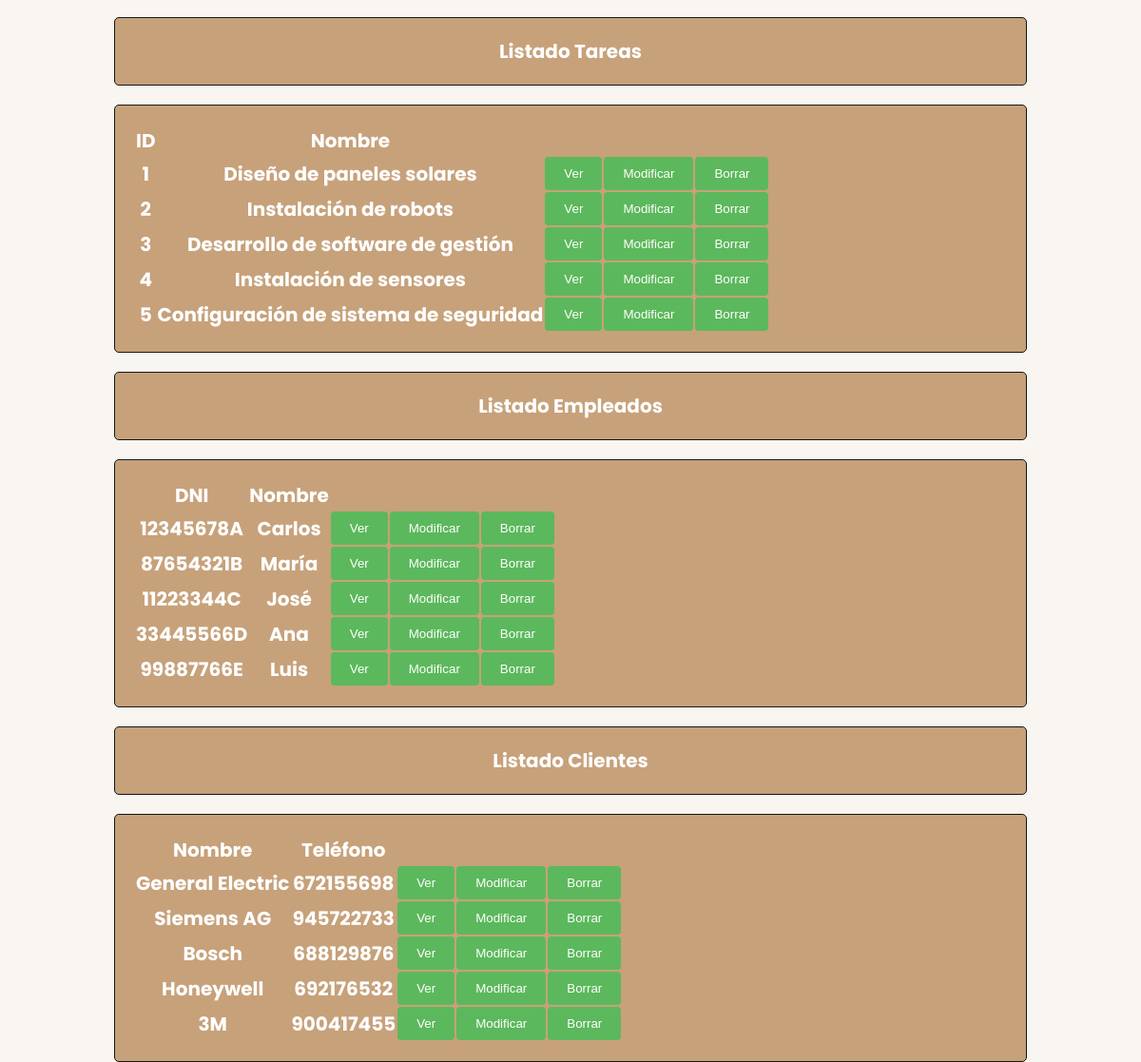
Page /DjangoGePrApp/listados/ (lower part) on the earlier database version.
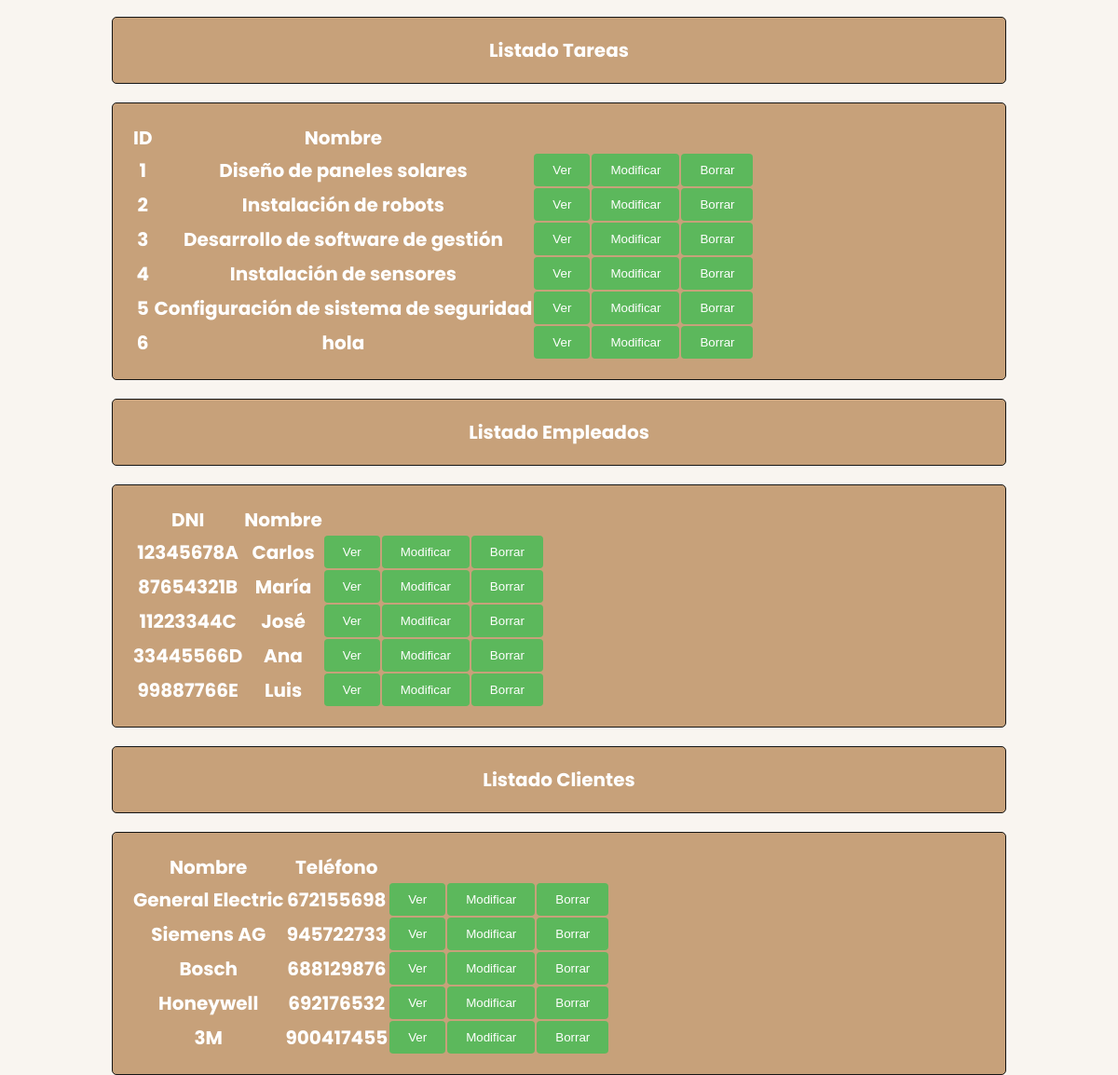
Same page on the later database version.
### DjangoGePrApp/models.py (models this page shows, shortened)
class Tarea(models.Model):
    nombre = models.CharField(max_length=100)
    descripcion = models.TextField()
    fecha_inicio = models.DateField()
    fecha_fin = models.DateField()
    nivel_prioridad = models.IntegerField(validators=[MinValueValidator(1), MaxValueValidator(3)])
    estado = models.CharField(max_length=50)
    proyecto = models.ForeignKey(Proyecto, on_delete=models.CASCADE, related_name='tareas')
    responsable = models.ForeignKey(Empleado, on_delete=models.SET_NULL, null=True, related_name='tareas_responsables')

class Empleado(models.Model):
    dni = models.CharField(max_length=20, unique=True)
    nombre = models.CharField(max_length=100)
    apellido = models.CharField(max_length=100)
    email = models.EmailField()
    telefono = models.CharField(max_length=20)
    responsable = models.BooleanField(default=False)

class Cliente(models.Model):
    nombre = models.CharField(max_length=100)
    telefono = models.CharField(max_length=20)
    direccion = models.CharField(max_length=255)

### DjangoGePrApp/views.py (the view)
# urls.py: path('listados/', views.listados, name='listados'),
def listados(request):
    proyectos = Proyecto.objects.all
    tareas = Tarea.objects.all
    empleados = Empleado.objects.all
    clientes = Cliente.objects.all
    context = {'titulo_pagina' : 'Listados de Proyectos y Tareas', 'lista_proyectos' : proyectos,
               'lista_tareas' : tareas, 'lista_empleados' : empleados, 'lista_clientes' : clientes}
    return render(request, 'listados.html', context)

### DjangoGePrApp/templates/listados.html (shortened to what this page needs)
{% extends "header.html" %}
{% block contenido %}
<h3 class="detallesTarea">Listado Tareas</h3>
<div class="formulario">
  <table>
    <tr>
      <th>ID</th>
      <th>Nombre</th>
      <th></th>
      <th></th>
      <th></th>
    </tr>
    {% for tar in lista_tareas %}
    <tr>
      <th>{{ tar.id }}</th>
      <th>{{ tar.nombre }}</th>
      <th>
        <button class="btnDet" type="submit"><a href="{% url 'detTarea' tar.id %}">Ver</a></button>
      </th>
      <th>
        <button class="btnModificar" type="submit"><a href="{% url 'modificarTarea' tar.id %}">Modificar</a></button>
      </th>
      <th>
        <button class="btnBorrar" type="submit"><a href="{% url 'borrarTarea' tar.id %}">Borrar</a></button>
      </th>
    </tr>
    {% endfor %}
  </table>
</div>
<h3 class="detallesEmpleado">Listado Empleados</h3>
<div class="formulario">
  <table>
    <tr>
      <th>DNI</th>
      <th>Nombre</th>
      <th></th>
      <th></th>
      <th></th>
    </tr>
    {% for emp in lista_empleados %}
    <tr>
      <th>{{ emp.dni }}</th>
      <th>{{ emp.nombre }}</th>
      <th>
        <button class="btnDet" type="submit"><a href="{% url 'detEmpleado' emp.id %}">Ver</a></button>
      </th>
      <th>
        <button class="btnModificar" type="submit"><a href="{% url 'modificarEmpleado' emp.id %}">Modificar</a></button>
      </th>
      <th>
        <button class="btnBorrar" type="submit"><a href="{% url 'borrarEmpleado' emp.id %}">Borrar</a></button>
      </th>
    </tr>
    {% endfor %}
  </table>
</div>
<h3 class="detallesCliente">Listado Clientes</h3>
<div class="formulario">
  <table>
    <tr>
      <th>Nombre</th>
      <th>Teléfono</th>
      <th></th>
      <th></th>
      <th></th>
    </tr>
    {% for cli in lista_clientes %}
    <tr>
      <th>{{ cli.nombre }}</th>
      <th>{{ cli.telefono }}</th>
      <th>
        <button class="btnDet" type="submit"><a href="{% url 'detCliente' cli.id %}">Ver</a></button>
      </th>
      <th>
        <button class="btnModificar" type="submit"><a href="{% url 'modificarCliente' cli.id %}">Modificar</a></button>
      </th>
      <th>
        <button class="btnBorrar" type="submit"><a href="{% url 'borrarCliente' cli.id %}">Borrar</a></button>
      </th>
    </tr>
    {% endfor %}
  </table>
</div>
{% endblock %}

Differences in the rows shown:
added Tarea: id "6", nombre "hola"
